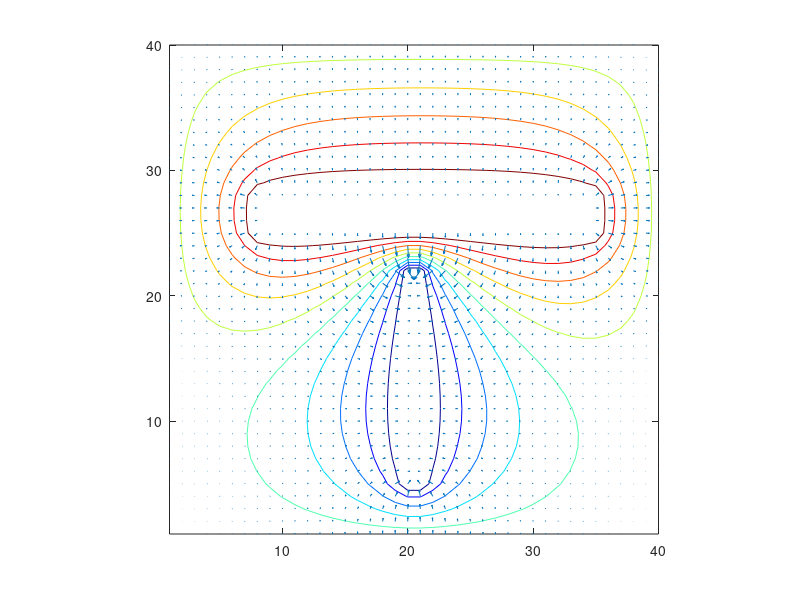

The MATLAB script that drew this image:
% Resolution equation de Laplace

%% Commandes de nettoyage
clear
close all
clc

%% Dimensions / maillage
dx = 1; % cm
dy = 1; % cm
Nx = 40;
Ny = 40;

%% Potentiels / sources
v0 = 0; % condition aux limites (en V)
v1 = 100; % potentiel du conducteur 1
v2 = -100; % potentiel du conducteur 2

% Initialisation de la matrice de calcul
V = zeros(Nx,Ny); % mettre toute la matrice a zero

% Conditions aux limites
for j = 1:Ny
    V(1,j)=v0;
    V(Nx,j)=v0;
end

for i = 1:Nx
    V(i,1)=v0;
    V(i,Ny)=v0;
end

% Modélisation du conducteur 1
i = 8:35;
j = 25:28;
V(i,j) = v1;

% Modélisation du conducteur 2
i = 20:21;
j = 5:22;
V(i,j) = v2;

% Création d'un seuil pour le calcul des itérations & variation de Nx et Ny
seuil = 1e-2;
nb_iteration = 0;
condition = 10000;
while condition > seuil

    nb_iteration = nb_iteration + 1;
    Vold = V;

    % Calcul du potentiel avec methode DF
    i = 2:Nx-1;
    j = 2:Ny-1;
    V(i,j) = 0.25*(V(i,j+1)+V(i,j-1)+V(i+1,j)+V(i-1,j));

    % On remet aux CIs 
    % Modélisation du conducteur 1
    i = 8:35;
    j = 25:28;
    V(i,j) = v1;
    % Modélisation du conducteur 2
    i = 20:21;
    j = 5:22;
    V(i,j) = v2;

    condition = max(max(abs(Vold-V)));
end

% Récupération du gradient de V
[Ex,Ey] = gradient (V');

%% Figure
figure;
contour(V') % permet de tracer transposée de V
hold on;
quiver(-Ex,-Ey) % permet de tracer les équipotentielles de V
colormap jet % permet d'avoir un contraste de couleur (bleu->rouge)
axis equal % permet d'avoir un repère orthonormé